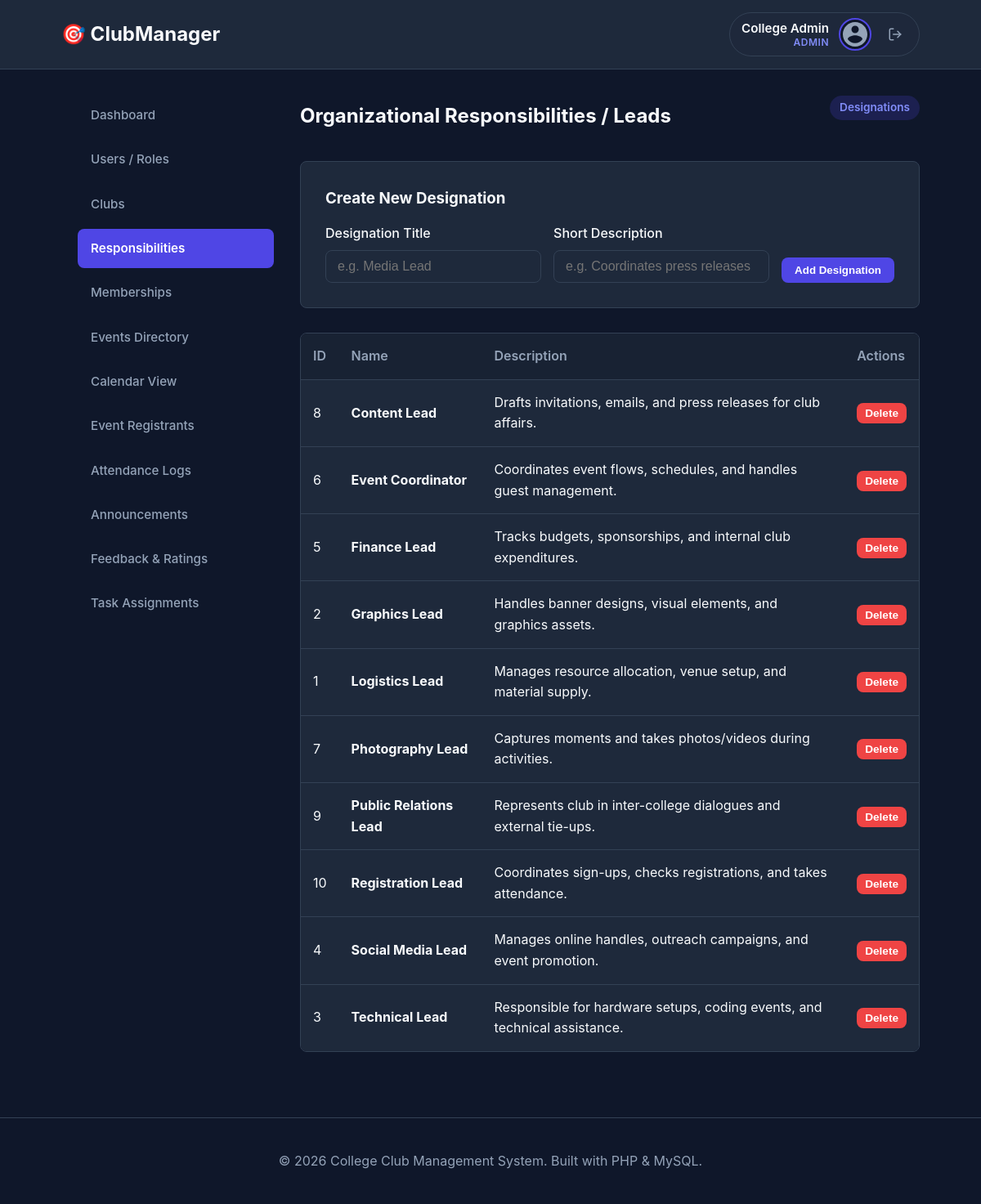
/admin/responsibilities.php (signed in), run on the app's committed database.
### tables this page shows
CREATE TABLE `responsibilities` (
  `id` INT AUTO_INCREMENT PRIMARY KEY,
  `name` VARCHAR(100) NOT NULL UNIQUE,
  `description` TEXT,
  `created_at` TIMESTAMP DEFAULT CURRENT_TIMESTAMP,
  `updated_at` TIMESTAMP DEFAULT CURRENT_TIMESTAMP ON UPDATE CURRENT_TIMESTAMP
);

### includes/functions.php (called while the page is built, shortened)
<?php
function escape($value) {
    return htmlspecialchars($value ?? '', ENT_QUOTES, 'UTF-8');
}
function getUnreadAnnouncementsCount($pdo, $userId) {
    try {
        require_once __DIR__ . '/auth.php';
        $userRole = $_SESSION['user_role'] ?? 'student';
        if ($userRole === 'admin') {
            $stmt = $pdo->prepare("SELECT COUNT(*)
                                   FROM announcements a
                                   LEFT JOIN announcement_reads ar ON a.id = ar.announcement_id AND ar.user_id = ?
                                   WHERE ar.announcement_id IS NULL");
            $stmt->execute([$userId]);
        }
        return intval($stmt->fetchColumn());
    } catch (Exception $e) {
        return 0;
    }
}
function getAllPendingTasksCount($pdo) {
    try {
        $stmt = $pdo->query("SELECT COUNT(*) FROM tasks WHERE status IN ('pending', 'in_progress')");
        return intval($stmt->fetchColumn());
    } catch (Exception $e) {
        return 0;
    }
}
?>

### admin/responsibilities.php (the view, shortened to what this page needs)
<?php
require_once '../config/database.php';
require_once '../includes/functions.php';
try {
    $resps = $pdo->query("SELECT * FROM responsibilities ORDER BY name ASC")->fetchAll();
} catch (PDOException $e) {
    die("Query Error: " . htmlspecialchars($e->getMessage()));
}
?>
<?php require_once '../includes/header.php'; ?>
<?php require_once '../includes/navbar.php'; ?>
<div class="container dashboard-container">
    <?php require_once '../includes/sidebar.php'; ?>
    <main class="main-content">
        <div class="flex-header">
            <h2>Organizational Responsibilities / Leads</h2>
            <span class="badge">Designations</span>
        </div>
        <div class="feature-card" style="margin-bottom: 30px;">
            <h3>Create New Designation</h3>
            <form action="responsibilities.php" method="POST" style="margin-top: 15px; display: grid; grid-template-columns: 1fr 1fr auto; gap: 15px; align-items: end;">
                <div class="form-group" style="margin-bottom: 0;">
                    <label for="name">Designation Title</label>
                    <input type="text" id="name" name="name" class="form-control" placeholder="e.g. Media Lead" required>
                </div>
                <div class="form-group" style="margin-bottom: 0;">
                    <label for="description">Short Description</label>
                    <input type="text" id="description" name="description" class="form-control" placeholder="e.g. Coordinates press releases">
                </div>
                <button type="submit" class="btn btn-primary">Add Designation</button>
            </form>
        </div>
        <div class="table-responsive">
            <table>
                <thead>
                    <tr>
                        <th>ID</th>
                        <th>Name</th>
                        <th>Description</th>
                        <th>Actions</th>
                    </tr>
                </thead>
                <tbody>
                    <?php foreach ($resps as $r): ?>
                        <tr>
                            <td><?php echo escape($r['id']); ?></td>
                            <td><strong><?php echo escape($r['name']); ?></strong></td>
                            <td><?php echo escape($r['description']); ?></td>
                            <td>
                                <form action="responsibilities.php" method="POST" style="display: inline;" onsubmit="return confirm('Are you sure you want to delete this responsibility designation?');">
                                    <button type="submit" class="btn btn-danger btn-sm">Delete</button>
                                </form>
                            </td>
                        </tr>
                    <?php endforeach; ?>
                </tbody>
            </table>
        </div>
    </main>
</div>
<?php require_once '../includes/footer.php'; ?>

### includes/header.php (shortened to what this page needs)
<?php
require_once __DIR__ . '/functions.php';
?>
<!DOCTYPE html>
<html lang="en">
<head>
    <link rel="stylesheet" href="../assets/css/style.css">
</head>
<body>

### includes/navbar.php (shortened to what this page needs)
<?php
$role = $_SESSION['user_role'] ?? '';
$fullName = $_SESSION['user_name'] ?? 'User';
$roleLabel = 'User';
if ($role === 'club_head') {
    $roleLabel = 'Club Head';
} elseif ($role === 'admin') {
    $roleLabel = 'Admin';
} elseif ($role === 'student') {
    $roleLabel = 'Student';
}
$photoUrl = $_SESSION['profile_picture'] ?? $_SESSION['user_photo'] ?? '';
?>
<header class="app-header">
    <div class="container header-container">
        <a href="../index.php" class="logo">🎯 ClubManager</a>
        <?php if (!empty($_SESSION['user_id'])): ?>
            <div class="header-profile-block">
                <div class="user-text-info">
                    <span class="profile-name"><?php echo htmlspecialchars($fullName); ?></span>
                    <span class="profile-role"><?php echo htmlspecialchars($roleLabel); ?></span>
                </div>
                <div class="profile-avatar-wrapper">
                    <?php if (!empty($photoUrl)): ?>
                        <img id="headerProfileImg" src="<?php echo htmlspecialchars($photoUrl); ?>" alt="<?php echo htmlspecialchars($fullName); ?> Profile" class="header-profile-img">
                    <?php else: ?>
                        <img id="headerProfileImg" alt="<?php echo htmlspecialchars($fullName); ?> Profile" class="header-profile-img">
                    <?php endif; ?>
                </div>
                <a href="../logout.php" class="header-logout-btn" title="Logout" aria-label="Logout">
                    <svg width="18" height="18" viewBox="0 0 24 24" fill="none" stroke="currentColor" stroke-width="2" stroke-linecap="round" stroke-linejoin="round"><path d="M9 21H5a2 2 0 0 1-2-2V5a2 2 0 0 1 2-2h4"></path><polyline points="16 17 21 12 16 7"></polyline><line x1="21" y1="12" x2="9" y2="12"></line></svg>
                </a>
            </div>
        <?php endif; ?>
    </div>
</header>

### includes/sidebar.php (shortened to what this page needs)
<?php
require_once __DIR__ . '/functions.php';
$role = $_SESSION['user_role'] ?? '';
$currentUserId = $_SESSION['user_id'] ?? 0;
$currentPage = $currentPage ?? basename($_SERVER['PHP_SELF']);
$activeMap = [
    'create-club.php' => 'clubs.php',
    'edit-club.php' => 'clubs.php',
    'assign-head.php' => 'clubs.php',
    'create-event.php' => 'events.php',
    'edit-event.php' => 'events.php',
    'event.php' => 'events.php',
    'register-event.php' => 'events.php',
    'create-task.php' => 'tasks.php',
    'edit-task.php' => 'tasks.php',
    'task-details.php' => 'tasks.php',
    'task.php' => 'tasks.php',
    'join-club.php' => 'clubs.php',
];
$activeTarget = $activeMap[$currentPage] ?? $currentPage;
$menuItems = [];
if ($role === 'admin') {
    $unreadAnnouncements = isset($pdo) ? getUnreadAnnouncementsCount($pdo, $currentUserId) : 0;
    $pendingTasks = isset($pdo) ? getAllPendingTasksCount($pdo) : 0;
    $menuItems = [
        ['route' => 'dashboard.php', 'label' => 'Dashboard', 'icon' => 'dashboard'],
        ['route' => 'users.php', 'label' => 'Users / Roles', 'icon' => 'users'],
        ['route' => 'clubs.php', 'label' => 'Clubs', 'icon' => 'clubs'],
        ['route' => 'responsibilities.php', 'label' => 'Responsibilities', 'icon' => 'responsibilities'],
        ['route' => 'memberships.php', 'label' => 'Memberships', 'icon' => 'memberships'],
        ['route' => 'events.php', 'label' => 'Events Directory', 'icon' => 'events'],
        ['route' => 'calendar.php', 'label' => 'Calendar View', 'icon' => 'calendar'],
        ['route' => 'registrations.php', 'label' => 'Event Registrants', 'icon' => 'registrations'],
        ['route' => 'attendance.php', 'label' => 'Attendance Logs', 'icon' => 'attendance'],
        ['route' => 'announcements.php', 'label' => 'Announcements', 'icon' => 'announcements', 'badge' => $unreadAnnouncements],
        ['route' => 'feedback.php', 'label' => 'Feedback & Ratings', 'icon' => 'feedback'],
        ['route' => 'tasks.php', 'label' => 'Task Assignments', 'icon' => 'tasks', 'badge' => $pendingTasks],
    ];
}
?>
<aside class="sidebar" aria-label="Sidebar Navigation">
    <nav>
        <ul class="sidebar-menu">
            <?php foreach ($menuItems as $item): ?>
                <?php $isActive = ($activeTarget === $item['route']); ?>
                <li>
                    <a href="<?php echo $item['route']; ?>"<?php echo $isActive ? ' class="active" aria-current="page"' : ''; ?>>
                        <span style="flex-grow: 1;"><?php echo htmlspecialchars($item['label']); ?></span>
                    </a>
                </li>
            <?php endforeach; ?>
        </ul>
    </nav>
</aside>

### includes/footer.php (shortened to what this page needs)
    <footer class="app-footer">
        <div class="container">
            <p>&copy; <?php echo date('Y'); ?> College Club Management System. Built with PHP & MySQL.</p>
        </div>
    </footer>
</body>
</html>

### data on the page
responsibilities: id "8", name "Content Lead", description "Drafts invitations, emails, and press releases for club affairs."
responsibilities: id "6", name "Event Coordinator", description "Coordinates event flows, schedules, and handles guest management."
responsibilities: id "5", name "Finance Lead", description "Tracks budgets, sponsorships, and internal club expenditures."
responsibilities: id "2", name "Graphics Lead", description "Handles banner designs, visual elements, and graphics assets."
responsibilities: id "1", name "Logistics Lead", description "Manages resource allocation, venue setup, and material supply."
responsibilities: id "7", name "Photography Lead", description "Captures moments and takes photos/videos during activities."
responsibilities: id "9", name "Public Relations Lead", description "Represents club in inter-college dialogues and external tie-ups."
responsibilities: id "10", name "Registration Lead", description "Coordinates sign-ups, checks registrations, and takes attendance."
responsibilities: id "4", name "Social Media Lead", description "Manages online handles, outreach campaigns, and event promotion."
responsibilities: id "3", name "Technical Lead", description "Responsible for hardware setups, coding events, and technical assistance."

### other printed values
$fullName "College Admin"
$roleLabel "ADMIN"
$item['label'] "Dashboard"
$item['label'] "Users / Roles"
$item['label'] "Clubs"
$item['label'] "Responsibilities"
$item['label'] "Memberships"
$item['label'] "Events Directory"
$item['label'] "Calendar View"
$item['label'] "Event Registrants"
$item['label'] "Attendance Logs"
$item['label'] "Announcements"
$item['label'] "Feedback & Ratings"
$item['label'] "Task Assignments"
